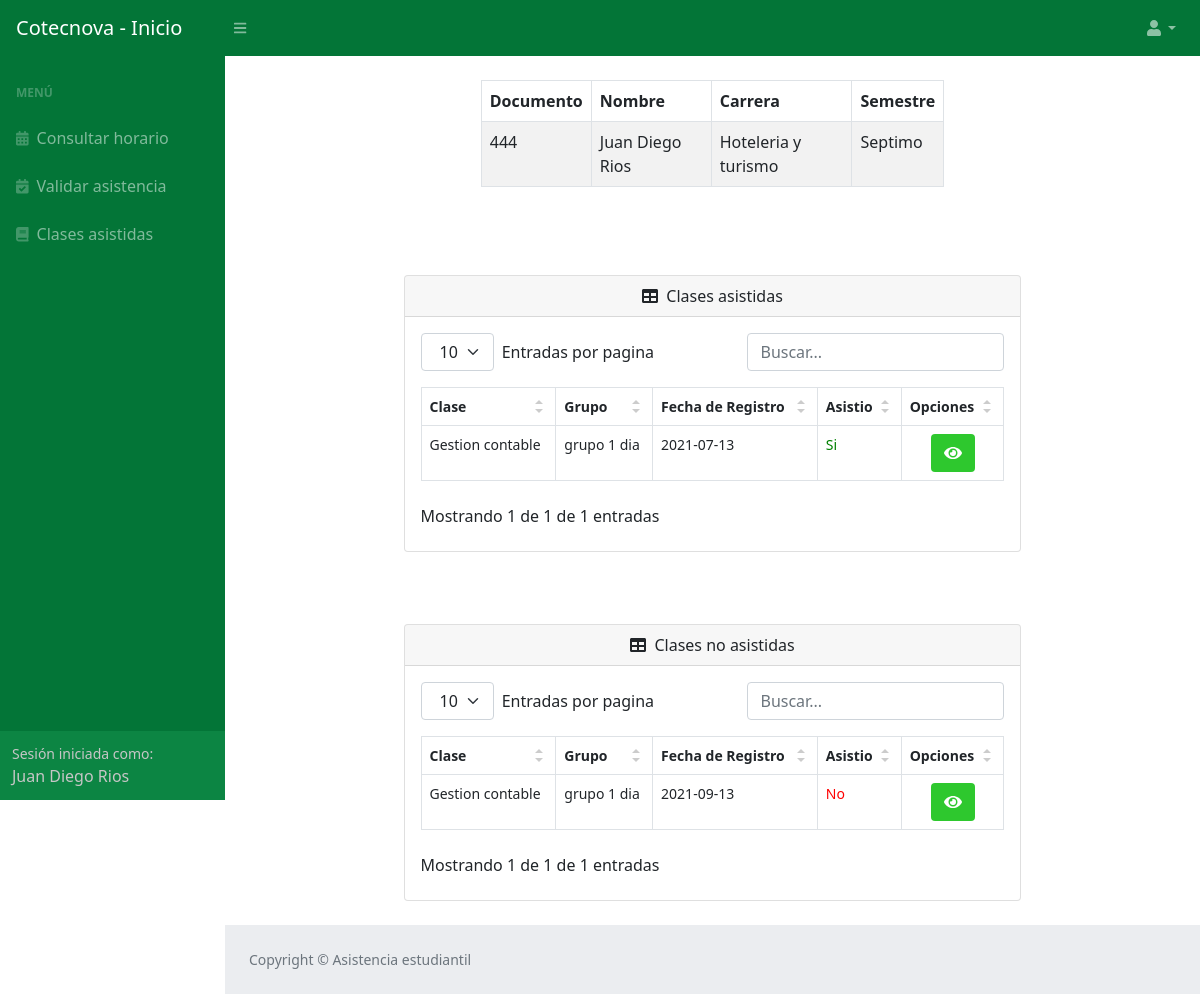
The app's page /clases_asistidas.php (signed in) with its own data.
### tables this page shows
CREATE TABLE `estudiante` (
  `id_estudiante` int(11) NOT NULL COMMENT 'Identificador del estudiante',
  `documento` varchar(45) NOT NULL COMMENT 'Documento del estudiante',
  `nombres` varchar(45) NOT NULL COMMENT 'Nombres del estudiante',
  `apellidos` varchar(45) NOT NULL COMMENT 'Apellidos del estudiante',
  `jornada` varchar(45) NOT NULL COMMENT 'Jornada del estudiante',
  `semestre` varchar(45) NOT NULL COMMENT 'Semestre en el que se encuentra',
  `clave` varchar(45) NOT NULL COMMENT 'Clave del estudiante',
  `correo` varchar(255) NOT NULL COMMENT 'Correo el estudiante',
  `estado` int(11) NOT NULL COMMENT 'Activo o inactivo',
  `Carrera_id_carrera` int(11) NOT NULL COMMENT 'Id de la carrera que cursa',
  `tipo_usuario_id_tipo_usuario` int(11) NOT NULL COMMENT 'Id del tipo de usuario'
);

CREATE TABLE `carrera` (
  `id_carrera` int(11) NOT NULL COMMENT 'Id de la carrera',
  `nombre` varchar(45) NOT NULL COMMENT 'Nombre de la carrera',
  `estado` int(11) NOT NULL COMMENT 'Activa o inactiva'
);

CREATE TABLE `a_estudiante` (
  `ida_estudiante` int(11) NOT NULL COMMENT 'Id de la asistencia del estudiante',
  `fecha` date NOT NULL COMMENT 'Fecha de la asistencia a la clase',
  `asistio` varchar(255) NOT NULL COMMENT 'Si/No',
  `estudiante_id_estudiante` int(11) NOT NULL COMMENT 'Id del estudiante',
  `clase_id_clase` int(11) NOT NULL COMMENT 'Id de la clase'
);

### Modelo/MySQL.php (called while the page is built, shortened)
<?php
class MySQL{
    private $hostname  = "localhost";
    private $user = "root";
    private $password = "";
    private $database = "asistencia";
    private $conexion;
    public function conectar(){
        $this->conexion = mysqli_connect($this->hostname, $this->user, $this->password, $this->database);
    }
    public function efectuarConsulta($consulta){
        mysqli_query($this->conexion, "SET lc_time_names = 'es_ES'" );
        mysqli_query($this->conexion, "SET NAMES 'utf8'");
        mysqli_query($this->conexion, "SET CHARACTER 'utf8'");
       $this->resultadoConsulta = mysqli_query($this->conexion, $consulta);
        return $this->resultadoConsulta;
    }
}

### clases_asistidas.php (the view, shortened to what this page needs)
<!DOCTYPE html>
<html lang="en">
<head>
    <link href="css/style2.css" rel="stylesheet" />
    <link href="css/styles.css" rel="stylesheet" />
</head>
<body class="sb-nav-fixed">
    <div id="container">
        <?php
        if (isset($_SESSION['tipousuario'])) {
            include("header_index.php");
        ?>
    </div>
    <?php
            require_once 'Modelo/MySQL.php';
            $mysql = new MySQL;
            $mysql->conectar();
            $id_estudiante = $_SESSION['idEstudiante'];
            $datosestudiante = $mysql->efectuarConsulta("SELECT estudiante.id_estudiante, estudiante.documento, estudiante.nombres, estudiante.apellidos, estudiante.Carrera_id_carrera, estudiante.semestre, carrera.id_carrera, carrera.nombre from estudiante join carrera on estudiante.Carrera_id_carrera = carrera.id_carrera where estudiante.id_estudiante = " . $id_estudiante . "");
            while ($valores1 = mysqli_fetch_assoc($datosestudiante)) {
                $documento = $valores1['documento'];
                $nombres = $valores1['nombres'];
                $apellidos = $valores1['apellidos'];
                $carrera = $valores1['nombre'];
                $semestre = $valores1['semestre'];
            }
            $MostrarDatos = $mysql->efectuarConsulta("SELECT asistencia.a_estudiante.ida_estudiante, asistencia.a_estudiante.estudiante_id_estudiante, asistencia.a_estudiante.clase_id_clase, asistencia.clase.Materia_id_materia, asistencia.materia.nombre, asistencia.grupo.nombre as nombregrupo, asistencia.a_estudiante.fecha, asistencia.a_estudiante.asistio FROM a_estudiante JOIN asistencia.clase ON asistencia.a_estudiante.clase_id_clase = asistencia.clase.id_clase JOIN asistencia.materia ON asistencia.clase.Materia_id_materia = asistencia.materia.id_materia JOIN asistencia.grupo ON asistencia.clase.Grupo_id_grupo = asistencia.grupo.id_grupo WHERE asistencia.a_estudiante.asistio = 'Si' AND asistencia.a_estudiante.estudiante_id_estudiante = " . $id_estudiante . " GROUP BY asistencia.a_estudiante.ida_estudiante");
            $MostrarDatos2 = $mysql->efectuarConsulta("SELECT asistencia.a_estudiante.ida_estudiante, asistencia.a_estudiante.estudiante_id_estudiante, asistencia.a_estudiante.clase_id_clase, asistencia.clase.Materia_id_materia, asistencia.materia.nombre, asistencia.grupo.nombre as nombregrupo, asistencia.a_estudiante.fecha, asistencia.a_estudiante.asistio FROM a_estudiante JOIN asistencia.clase ON asistencia.a_estudiante.clase_id_clase = asistencia.clase.id_clase JOIN asistencia.materia ON asistencia.clase.Materia_id_materia = asistencia.materia.id_materia JOIN asistencia.grupo ON asistencia.clase.Grupo_id_grupo = asistencia.grupo.id_grupo WHERE asistencia.a_estudiante.asistio = 'No' AND asistencia.a_estudiante.estudiante_id_estudiante = " . $id_estudiante . " GROUP BY asistencia.a_estudiante.ida_estudiante");
        }
        if ($_SESSION['tipousuario'] == 1) {
    ?>
    <br>
    <div id="layoutSidenav">
        <div id="layoutSidenav_content">
            <main>
                <div class="container-fluid px-4">
                    <div class="row">
                        <center>
                            <div class="col-md-6 col-md-offset-3">
                                <table id="" class="table table-striped table-bordered" style="width:100%">
                                    <thead>
                                        <tr>
                                            <th scope="col">Documento</th>
                                            <th scope="col">Nombre</th>
                                            <th scope="col">Carrera</th>
                                            <th scope="col">Semestre</th>
                                        </tr>
                                    </thead>
                                    <tbody>
                                        <tr>
                                            <td><?php echo $documento ?></td>
                                            <td><?php echo $nombres . " " . $apellidos ?></td>
                                            <td><?php echo $carrera ?></td>
                                            <td><?php echo $semestre ?></td>
                                        </tr>
                                    </tbody>
                                </table>
                            </div>
                        </center>
                    </div>
                    <br>
                    <br><br>
                    <div class="row">
                        <center>
                            <div class="card mb-4 col-md-8 col-md-offset-3">
                                <div class="card-header">
                                    <i class="fas fa-table me-1"></i>
                                    Clases asistidas
                                </div>
                                <div class="card-body">
                                    <table id="datatablesSimple">
                                        <thead>
                                            <tr>
                                                <th>Clase</th>
                                                <th>Grupo</th>
                                                <th>Fecha de Registro</th>
                                                <th>Asistio</th>
                                                <th>Opciones</th>
                                            </tr>
                                        </thead>
                                        <tbody>
                                            <tr>
                                                <?php
                                                while ($valores1 = mysqli_fetch_assoc($MostrarDatos)) {
                                                    $ida_estudiante = $valores1['ida_estudiante'];
                                                ?>
                                                    <td><?php echo $valores1['nombre'] ?></td>
                                                    <td><?php echo $valores1['nombregrupo'] ?></td>
                                                    <td><?php echo $valores1['fecha'] ?></td>
                                                    <td style="color: green;"><?php echo $valores1['asistio'] ?></td>
                                                    <td>
                                                        <div class="text-center">
                                                            <a class="btn" style="background-color: #2EC82E;color: white" href='vista_a_estudiante.php?ida_estudiante=<?php echo $ida_estudiante; ?>' role="button"><i class="fas fa-eye"></i></a>
                                                        </div>
                                                    </td>
                                            </tr>
                                                <?php
                                                    }
                                                ?>
                                        </tbody>
                                    </table>
                                </div>
                            </div>
                            <br><br>
                            <div class="card mb-4 col-md-8 col-md-offset-3">
                                <div class="card-header">
                                    <i class="fas fa-table me-1"></i>
                                    Clases no asistidas
                                </div>
                                <div class="card-body">
                                    <table id="datatablesSimple2">
                                        <thead>
                                            <tr>
                                                <th>Clase</th>
                                                <th>Grupo</th>
                                                <th>Fecha de Registro</th>
                                                <th>Asistio</th>
                                                <th>Opciones</th>
                                            </tr>
                                        </thead>
                                        <tbody>
                                            <tr>
                                                <?php
                                                while ($valores2 = mysqli_fetch_assoc($MostrarDatos2)) {
                                                    $ida_estudiante = $valores1['ida_estudiante'];
                                                ?>
                                                    <td><?php echo $valores2['nombre'] ?></td>
                                                    <td><?php echo $valores2['nombregrupo'] ?></td>
                                                    <td><?php echo $valores2['fecha'] ?></td>
                                                    <td style="color: red;"><?php echo $valores2['asistio'] ?></td>
                                                    <td>
                                                        <div class="text-center">
                                                            <a class="btn" style="background-color: #2EC82E;color: white" href='vista_a_estudiante.php?ida_estudiante=<?php echo $ida_estudiante; ?>' role="button"><i class="fas fa-eye"></i></a>
                                                        </div>
                                                    </td>
                                            </tr>
                                                <?php
                                                    }
                                                ?>
                                        </tbody>
                                    </table>
                                </div>
                            </div>
                        </center>
                    </div>
                </div>
            </main>
            <footer class="py-4 bg-light mt-auto">
                <div class="container-fluid px-4">
                    <div class="d-flex align-items-center justify-content-between small">
                        <div class="text-muted">Copyright &copy; Asistencia estudiantil</div>
                    </div>
                </div>
            </footer>
        </div>
    </div>
    <?php
    } else {
        header("refresh:0;url=login.php");
    }
    ?>
</body>
</html>

### css/style2.css (style rules this page uses)
.dataTable-table { max-width: 100%; width: 100%; border-spacing: 0; border-collapse: separate; }
.dataTable-table > tbody > tr > td, .dataTable-table > tbody > tr > th, .dataTable-table > tfoot > tr > td, .dataTable-table > tfoot > tr > th, .dataTable-table > thead > tr > td, .dataTable-table > thead > tr > th { vertical-align: top; padding: 8px 10px; }
.dataTable-table > thead > tr > th { vertical-align: bottom; text-align: left; border-bottom: 1px solid #d9d9d9; }
.dataTable-table th { vertical-align: bottom; text-align: left; }

### records on screen
estudiante: documento "444", nombres "Juan Diego", apellidos "Rios", Carrera_id_carrera.nombre "Hoteleria y turismo", semestre "Septimo"
a_estudiante: nombre "Gestion contable", nombregrupo "grupo 1 dia", fecha "2021-07-13", asistio "Si"
a_estudiante: nombre "Gestion contable", nombregrupo "grupo 1 dia", fecha "2021-09-13", asistio "No"

### other values on screen
$_SESSION['nombre'] "Juan Diego"
$_SESSION['apellido'] "Rios"
